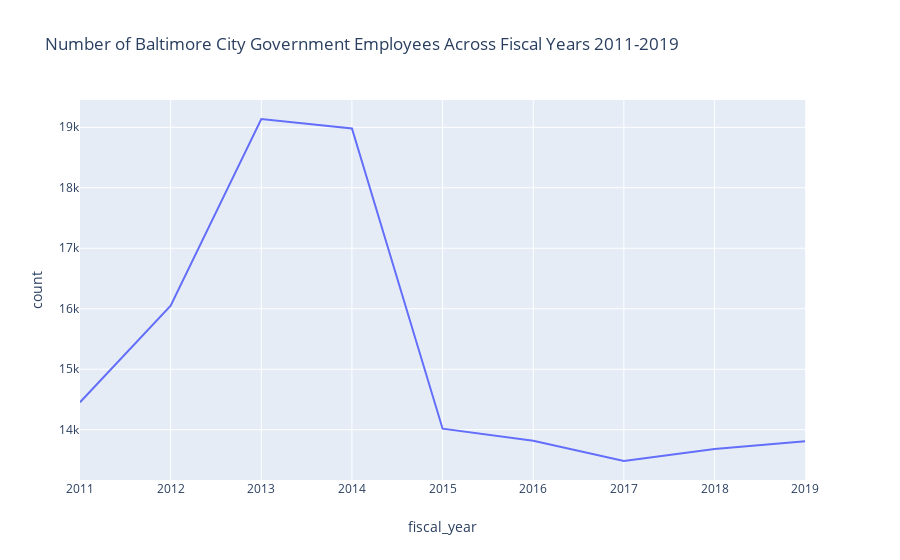

The notebook cell this image was saved under:
### Code cell
line_all_emp

### Figure 1 — Plotly figure (JSON) as saved in the notebook; plotly's stock layout.template omitted (floating-point values rounded to 4 significant figures)
{"data": [{"hoverlabel": {"namelength": 0}, "hovertemplate": "fiscal_year=%{x}<br>count=%{y}", "legendgroup": "", "line": {"color": "#636efa", "dash": "solid"}, "mode": "lines", "name": "", "showlegend": false, "type": "scatter", "x": [2011, 2012, 2013, 2014, 2015, 2016, 2017, 2018, 2019], "xaxis": "x", "y": [14454, 16049, 19137, 18981, 14017, 13818, 13483, 13683, 13811], "yaxis": "y"}], "layout": {"autosize": true, "legend": {"tracegroupgap": 0}, "title": {"text": "Number of Baltimore City Government Employees Across Fiscal Years 2011-2019"}, "xaxis": {"anchor": "y", "autorange": true, "domain": [0, 0.98], "range": [2011, 2019], "title": {"text": "fiscal_year"}, "type": "linear"}, "yaxis": {"anchor": "x", "autorange": true, "domain": [0, 1], "range": [13170.0, 19450.0], "title": {"text": "count"}, "type": "linear"}}}
